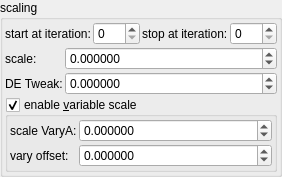
    <widget class="QGroupBox" name="groupBox_9">
     <property name="title">
      <string>scaling</string>
     </property>
     <layout class="QVBoxLayout" name="verticalLayout_13" stretch="0,0,0">
      <property name="spacing">
       <number>2</number>
      </property>
      <property name="leftMargin">
       <number>2</number>
      </property>
      <property name="topMargin">
       <number>2</number>
      </property>
      <property name="rightMargin">
       <number>2</number>
      </property>
      <property name="bottomMargin">
       <number>2</number>
      </property>
      <item>
       <layout class="QHBoxLayout" name="horizontalLayout_6" stretch="0,1,0,1">
        <item>
         <widget class="QLabel" name="label_91">
          <property name="text">
           <string>start at iteration:</string>
          </property>
         </widget>
        </item>
        <item>
         <widget class="MySpinBox" name="spinboxInt_transf_start_iterations_E">
          <property name="sizePolicy">
           <sizepolicy hsizetype="Minimum" vsizetype="Maximum">
            <horstretch>0</horstretch>
            <verstretch>0</verstretch>
           </sizepolicy>
          </property>
          <property name="minimum">
           <number>0</number>
          </property>
          <property name="maximum">
           <number>999</number>
          </property>
          <property name="value">
           <number>0</number>
          </property>
         </widget>
        </item>
        <item>
         <widget class="QLabel" name="label_63">
          <property name="text">
           <string>stop at iteration:</string>
          </property>
         </widget>
        </item>
        <item>
         <widget class="MySpinBox" name="spinboxInt_transf_stop_iterations_E">
          <property name="sizePolicy">
           <sizepolicy hsizetype="Preferred" vsizetype="Maximum">
            <horstretch>0</horstretch>
            <verstretch>0</verstretch>
           </sizepolicy>
          </property>
          <property name="maximum">
           <number>999</number>
          </property>
         </widget>
        </item>
       </layout>
      </item>
      <item>
       <layout class="QGridLayout" name="gridLayout_29" columnstretch="0,1">
        <property name="spacing">
         <number>2</number>
        </property>
        <item row="0" column="0">
         <widget class="QLabel" name="label_8">
          <property name="text">
           <string>scale:</string>
          </property>
         </widget>
        </item>
        <item row="1" column="0">
         <widget class="QLabel" name="label_152">
          <property name="text">
           <string>DE Tweak:</string>
          </property>
         </widget>
        </item>
        <item row="0" column="1">
         <widget class="MyDoubleSpinBox" name="spinbox_transf_scale_2">
          <property name="sizePolicy">
           <sizepolicy hsizetype="Minimum" vsizetype="Maximum">
            <horstretch>0</horstretch>
            <verstretch>0</verstretch>
           </sizepolicy>
          </property>
          <property name="prefix">
           <string/>
          </property>
          <property name="suffix">
           <string/>
          </property>
          <property name="decimals">
           <number>6</number>
          </property>
          <property name="minimum">
           <double>-99.989999999999995</double>
          </property>
          <property name="maximum">
           <double>99.989999999999995</double>
          </property>
          <property name="singleStep">
           <double>0.100000000000000</double>
          </property>
         </widget>
        </item>
        <item row="1" column="1">
         <widget class="MyDoubleSpinBox" name="spinbox_analyticDE_offset_1">
          <property name="sizePolicy">
           <sizepolicy hsizetype="Minimum" vsizetype="Maximum">
            <horstretch>0</horstretch>
            <verstretch>0</verstretch>
           </sizepolicy>
          </property>
          <property name="prefix">
           <string/>
          </property>
          <property name="suffix">
           <string/>
          </property>
          <property name="decimals">
           <number>6</number>
          </property>
          <property name="minimum">
           <double>-99.989999999999995</double>
          </property>
          <property name="maximum">
           <double>99.989999999999995</double>
          </property>
          <property name="singleStep">
           <double>0.100000000000000</double>
          </property>
         </widget>
        </item>
       </layout>
      </item>
      <item>
       <widget class="MyGroupBox" name="groupCheck_transf_function_enabledK_false">
        <property name="title">
         <string>enable &amp;variable scale</string>
        </property>
        <property name="checkable">
         <bool>true</bool>
        </property>
        <layout class="QVBoxLayout" name="verticalLayout_15" stretch="0">
         <property name="spacing">
          <number>2</number>
         </property>
         <property name="leftMargin">
          <number>2</number>
         </property>
         <property name="topMargin">
          <number>2</number>
         </property>
         <property name="rightMargin">
          <number>2</number>
         </property>
         <property name="bottomMargin">
          <number>2</number>
         </property>
         <item>
          <layout class="QGridLayout" name="gridLayout_30" columnstretch="0,1">
           <property name="spacing">
            <number>2</number>
           </property>
           <item row="0" column="0">
            <widget class="QLabel" name="label_145">
             <property name="text">
              <string>scale VaryA:</string>
             </property>
            </widget>
           </item>
           <item row="1" column="0">
            <widget class="QLabel" name="label_150">
             <property name="text">
              <string>vary offset:</string>
             </property>
            </widget>
           </item>
           <item row="0" column="1">
            <widget class="MyDoubleSpinBox" name="spinbox_transf_scale_vary_0">
             <property name="sizePolicy">
              <sizepolicy hsizetype="Minimum" vsizetype="Maximum">
               <horstretch>0</horstretch>
               <verstretch>0</verstretch>
              </sizepolicy>
             </property>
             <property name="prefix">
              <string/>
             </property>
             <property name="suffix">
              <string/>
             </property>
             <property name="decimals">
              <number>6</number>
             </property>
             <property name="minimum">
              <double>-99.989999999999995</double>
             </property>
             <property name="maximum">
              <double>99.989999999999995</double>
             </property>
             <property name="singleStep">
              <double>0.010000000000000</double>
             </property>
            </widget>
           </item>
           <item row="1" column="1">
            <widget class="MyDoubleSpinBox" name="spinbox_transf_scaleC_1">
             <property name="sizePolicy">
              <sizepolicy hsizetype="Minimum" vsizetype="Maximum">
               <horstretch>0</horstretch>
               <verstretch>0</verstretch>
              </sizepolicy>
             </property>
             <property name="prefix">
              <string/>
             </property>
             <property name="suffix">
              <string/>
             </property>
             <property name="decimals">
              <number>6</number>
             </property>
             <property name="minimum">
              <double>-99.989999999999995</double>
             </property>
             <property name="maximum">
              <double>99.989999999999995</double>
             </property>
             <property name="singleStep">
              <double>0.100000000000000</double>
             </property>
            </widget>
           </item>
          </layout>
         </item>
        </layout>
       </widget>
      </item>
     </layout>
    </widget>
